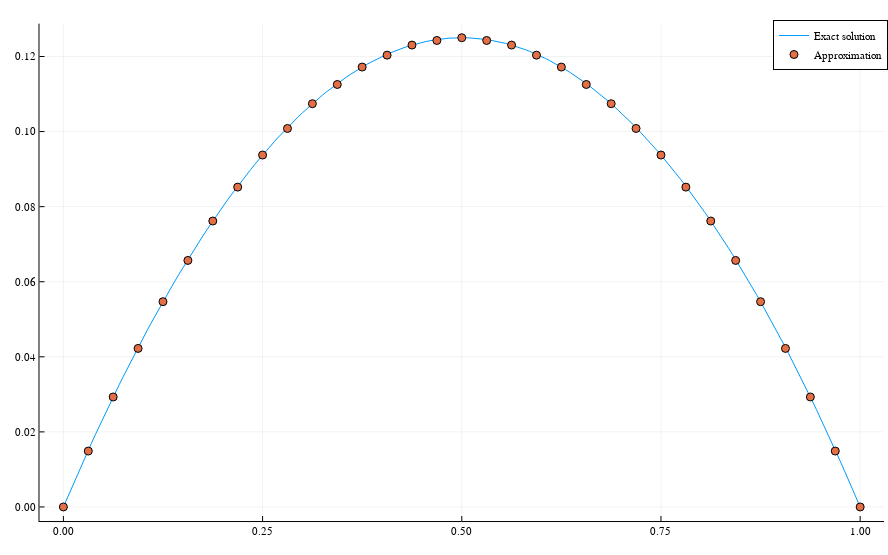

Notebook code cell kept with this figure:
### Code cell
sol_domain = zeros(201)
for i in 1:201
    sol_domain[i]=(i-1)/200
end
NELEM = 32
result_domain = zeros(NELEM+1)
for i in 1:NELEM+1
    result_domain[i]=(i-1)/NELEM
end
_u = finite_elements(Int(NELEM/2), x->1, quad_ϕ, quad_ϕ_prime; method="quad") ./ 1.5
plotly()
plot(sol_domain, exact_solution_1.(sol_domain), labels="Exact solution")
plot!(result_domain, _u, seriestype = :scatter, labels="Approximation", size=(888, 555))

### Figure 1 — Plotly figure (JSON) as saved in the notebook; plotly's stock layout.template omitted (floating-point values rounded to 4 significant figures; data arrays with more than 128 entries replaced by an {"elided": "..."} marker saying what was removed)
{"data": [{"colorbar": {"title": ""}, "legendgroup": "Exact solution", "line": {"color": "rgba(0, 154, 250, 1.000)", "dash": "solid", "shape": "linear", "width": 1}, "mode": "lines", "name": "Exact solution", "showlegend": true, "type": "scatter", "x": {"elided": "201 float values"}, "xaxis": "x", "y": {"elided": "201 float values"}, "yaxis": "y", "zmax": null, "zmin": null}, {"colorbar": {"title": ""}, "legendgroup": "Approximation", "marker": {"color": "rgba(227, 111, 71, 1.000)", "line": {"color": "rgba(0, 0, 0, 1.000)", "width": 1}, "size": 8, "symbol": "circle"}, "mode": "markers", "name": "Approximation", "showlegend": true, "type": "scatter", "x": [0, 0.03125, 0.0625, 0.09375, 0.125, 0.1562, 0.1875, 0.2188, 0.25, 0.2812, 0.3125, 0.3438, 0.375, 0.4062, 0.4375, 0.4688, 0.5, 0.5312, 0.5625, 0.5938, 0.625, 0.6562, 0.6875, 0.7188, 0.75, 0.7812, 0.8125, 0.8438, 0.875, 0.9062, 0.9375, 0.9688, 1], "xaxis": "x", "y": [0, 0.01489, 0.0293, 0.04224, 0.05469, 0.06567, 0.07617, 0.08521, 0.09375, 0.1008, 0.1074, 0.1125, 0.1172, 0.1204, 0.123, 0.1243, 0.125, 0.1243, 0.123, 0.1204, 0.1172, 0.1125, 0.1074, 0.1008, 0.09375, 0.08521, 0.07617, 0.06567, 0.05469, 0.04224, 0.0293, 0.01489, 0], "yaxis": "y", "zmax": null, "zmin": null}], "layout": {"annotations": [], "height": 555, "legend": {"bgcolor": "rgba(255, 255, 255, 1.000)", "bordercolor": "rgba(0, 0, 0, 1.000)", "borderwidth": 1, "font": {"color": "rgba(0, 0, 0, 1.000)", "family": "sans-serif", "size": 11}, "title": {"font": {"color": "rgba(0, 0, 0, 1.000)", "family": "sans-serif", "size": 15}, "text": ""}, "tracegroupgap": 0, "traceorder": "normal", "x": 1, "xanchor": "auto", "y": 1, "yanchor": "auto"}, "margin": {"b": 20, "l": 0, "r": 0, "t": 20}, "paper_bgcolor": "rgba(255, 255, 255, 1.000)", "plot_bgcolor": "rgba(255, 255, 255, 1.000)", "showlegend": true, "width": 888, "xaxis": {"anchor": "y", "domain": [0.04447, 0.9956], "gridcolor": "rgba(0, 0, 0, 0.100)", "gridwidth": 0.5, "linecolor": "rgba(0, 0, 0, 1.000)", "mirror": false, "range": [-0.03, 1.03], "showgrid": true, "showline": true, "showticklabels": true, "tickangle": 0, "tickcolor": "rgb(0, 0, 0)", "tickfont": {"color": "rgba(0, 0, 0, 1.000)", "family": "sans-serif", "size": 11}, "tickmode": "array", "ticks": "inside", "ticktext": ["0.00", "0.25", "0.50", "0.75", "1.00"], "tickvals": [0, 0.25, 0.5, 0.75, 1], "title": "", "titlefont": {"color": "rgba(0, 0, 0, 1.000)", "family": "sans-serif", "size": 15}, "type": "-", "visible": true, "zeroline": false, "zerolinecolor": "rgba(0, 0, 0, 1.000)"}, "yaxis": {"anchor": "x", "domain": [0.02711, 0.9929], "gridcolor": "rgba(0, 0, 0, 0.100)", "gridwidth": 0.5, "linecolor": "rgba(0, 0, 0, 1.000)", "mirror": false, "range": [-0.00375, 0.1288], "showgrid": true, "showline": true, "showticklabels": true, "tickangle": 0, "tickcolor": "rgb(0, 0, 0)", "tickfont": {"color": "rgba(0, 0, 0, 1.000)", "family": "sans-serif", "size": 11}, "tickmode": "array", "ticks": "inside", "ticktext": ["0.00", "0.02", "0.04", "0.06", "0.08", "0.10", "0.12"], "tickvals": [0, 0.02, 0.04, 0.06, 0.08, 0.1, 0.12], "title": "", "titlefont": {"color": "rgba(0, 0, 0, 1.000)", "family": "sans-serif", "size": 15}, "type": "-", "visible": true, "zeroline": false, "zerolinecolor": "rgba(0, 0, 0, 1.000)"}}}
